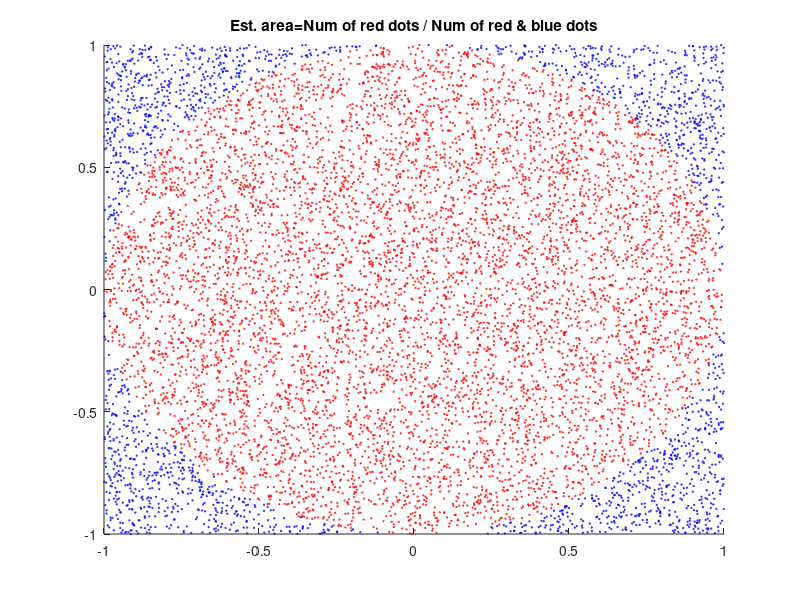

Write the MATLAB code that produced this figure.
% Estimating the area of a circle

disp('2D plot, Example 5:')

N=10000;
px=2*rand(1,N)-1;
py=2*rand(1,N)-1;
ind=find((px.^2+py.^2)<=1);
scatter(px(ind),py(ind),1,[1 0 0]);
hold('on')
out=find((px.^2+py.^2)>1);
scatter(px(out),py(out),1,[0 0 1]);
hold('off')
title('Est. area=Num of red dots / Num of red & blue dots');
A1=length(ind)/N;
A0=pi*.5^2;
disp(['Actual area: ' num2str(A0)])
disp(['Estimated area: ' num2str(A1)])
disp(['Relative area: ' num2str(abs(A1-A0)/A0*100) '%'])
